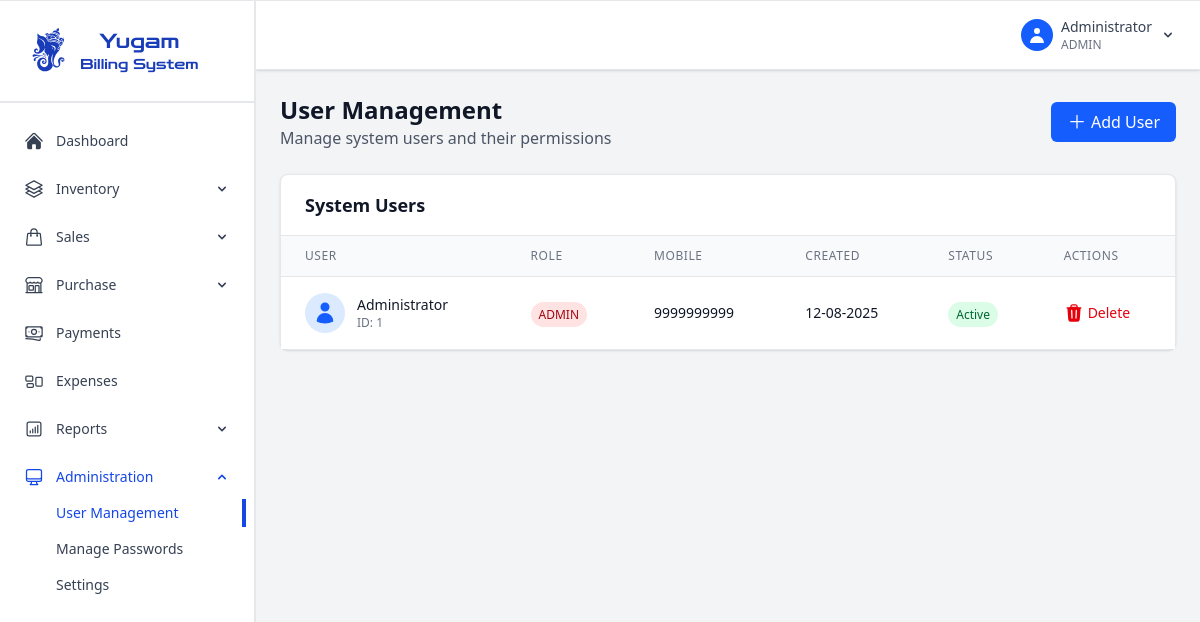
Before: /admin/users (signed in) with the older database file.
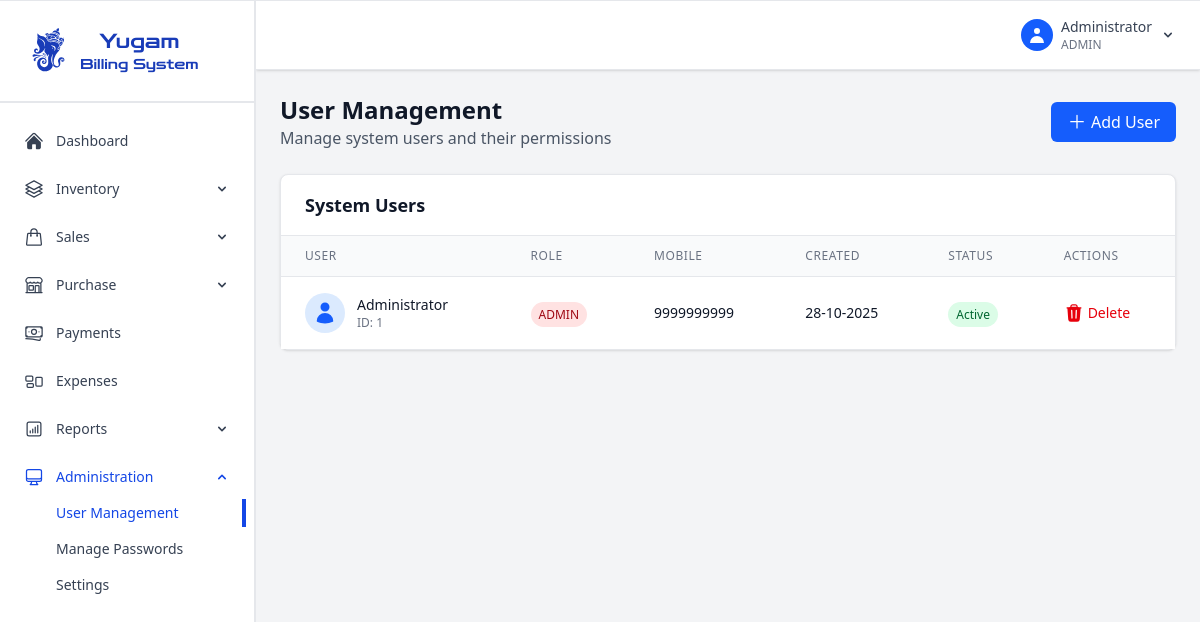
After: the same page with the newer database file.
### app.py (models this page shows, shortened)
class User(UserMixin, db.Model):
    id = db.Column(db.Integer, primary_key=True)
    mobile_number = db.Column(db.String(15), unique=True, nullable=False)
    password_hash = db.Column(db.String(120), nullable=False)
    role = db.Column(db.String(20), nullable=False)  # admin, employee, owner
    name = db.Column(db.String(100), nullable=False)
    created_at = db.Column(db.DateTime, default=datetime.utcnow)

### app.py (the view)
@app.route('/admin/users')
@login_required
def admin_users():
    if current_user.role not in ['admin', 'owner']:
        flash('Access denied. Admin/Owner privileges required.', 'error')
        return redirect(url_for('dashboard'))
    users = User.query.all()
    user_stats = {
        'total_users': len(users),
        'total_admins': len([u for u in users if u.role == 'admin']),
        'total_employees': len([u for u in users if u.role == 'employee']),
        'total_owners': len([u for u in users if u.role == 'owner']),
        'active_users': len([u for u in users if u.is_active])
    }
    return render_template('admin_users.html', users=users, user_stats=user_stats)

### app.py (called while the page is built)
@login_manager.user_loader
def load_user(user_id):
    return User.query.get(int(user_id))

@app.context_processor
def inject_datetime():
    return {'datetime': datetime}

### templates/admin_users.html (shortened to what the changed rows need)
{% extends "base.html" %}
{% block content %}
<div class="space-y-6">
    <div class="flex flex-col sm:flex-row justify-between items-start sm:items-center">
        <div>
            <h1 class="text-2xl font-bold text-gray-900">User Management</h1>
            <p class="text-gray-600">Manage system users and their permissions</p>
        </div>
        <div class="flex space-x-3 mt-4 sm:mt-0">
            <button id="addUserBtn" class="bg-blue-600 hover:bg-blue-700 text-white px-4 py-2 rounded-md transition-colors duration-200 flex justify-center">
                <svg xmlns="http://www.w3.org/2000/svg" viewBox="0 -2 24 24" fill="currentColor" class="size-5 mr-1">
                    <path fill-rule="evenodd" d="M12 3.75a.75.75 0 0 1 .75.75v6.75h6.75a.75.75 0 0 1 0 1.5h-6.75v6.75a.75.75 0 0 1-1.5 0v-6.75H4.5a.75.75 0 0 1 0-1.5h6.75V4.5a.75.75 0 0 1 .75-.75Z" clip-rule="evenodd" />
                  </svg>
                  Add User
            </button>
        </div>
    </div>
    <div class="bg-white rounded-lg shadow-sm border border-gray-200">
        <div class="px-6 py-4 border-b border-gray-200">
            <h3 class="text-lg font-semibold text-gray-900">System Users</h3>
        </div>
        <div class="overflow-x-auto">
            <table class="min-w-full divide-y divide-gray-200">
                <thead class="bg-gray-50">
                    <tr>
                        <th class="px-6 py-3 text-left text-xs font-medium text-gray-500 uppercase tracking-wider">User</th>
                        <th class="px-6 py-3 text-left text-xs font-medium text-gray-500 uppercase tracking-wider">Role</th>
                        <th class="px-6 py-3 text-left text-xs font-medium text-gray-500 uppercase tracking-wider">Mobile</th>
                        <th class="px-6 py-3 text-left text-xs font-medium text-gray-500 uppercase tracking-wider">Created</th>
                        <th class="px-6 py-3 text-left text-xs font-medium text-gray-500 uppercase tracking-wider">Status</th>
                        <th class="px-6 py-3 text-left text-xs font-medium text-gray-500 uppercase tracking-wider">Actions</th>
                    </tr>
                </thead>
                <tbody class="bg-white divide-y divide-gray-200">
                    {% for user in users %}
                    <tr class="hover:bg-gray-50">
                        <td class="px-6 py-4 whitespace-nowrap">
                            <div class="flex items-center">
                                <div class="w-10 h-10 bg-blue-100 rounded-full flex items-center justify-center mr-3">
                                    <div class=" text-blue-600">
                                    </div>
                                </div>
                                <div>
                                    <div class="text-sm font-medium text-gray-900">{{ user.name }}</div>
                                    <div class="text-xs text-gray-500">ID: {{ user.id }}</div>
                                </div>
                            </div>
                        </td>
                        <td class="px-6 py-4 whitespace-nowrap">
                            <span class="px-2 py-1 text-xs font-medium rounded-full {% if user.role=='admin' %}bg-red-100 text-red-800{% elif user.role=='owner' %}bg-purple-100 text-purple-800{% else %}bg-green-100 text-green-800{% endif %}">
                                {{ user.role.upper() }}
                            </span>
                        </td>
                        <td class="px-6 py-4 whitespace-nowrap text-sm text-gray-900">{{ user.mobile_number }}</td>
                        <td class="px-6 py-4 whitespace-nowrap text-sm text-gray-900">{{ user.created_at.strftime('%d-%m-%Y') if user.created_at else '-' }}</td>
                        <td class="px-6 py-4 whitespace-nowrap">
                            <span class="px-2 py-1 text-xs font-medium rounded-full {% if user.is_active %}bg-green-100 text-green-800{% else %}bg-red-100 text-red-800{% endif %}">
                                {% if user.is_active %}Active{% else %}Inactive{% endif %}
                            </span>
                        </td>
                        <td class="px-6 py-4 whitespace-nowrap text-sm font-medium">
                            <div class="flex space-x-2">
                                <form method="POST" action="{{ url_for('delete_user', user_id=user.id) }}" onsubmit="return confirm('Delete this user?')">
                                    <button type="submit" class="text-red-600 hover:text-red-900 flex">
                                          Delete</button>
                                </form>
                            </div>
                        </td>
                    </tr>
                    {% endfor %}
                </tbody>
            </table>
        </div>
    </div>
</div>
{% endblock %}

### templates/base.html (shortened to what the changed rows need)
<!DOCTYPE html>
<html lang="en">
<head>
    <link rel="stylesheet" href="{{url_for('static',filename='css/output.css')}}">
    <script src="https://cdn.jsdelivr.net/npm/@tailwindcss/browser@4"></script>
</head>
<body class="bg-gray-100 not-print:border-t-1 border-gray-200 shadow-sm overflow-hidden">
    {% if current_user.is_authenticated %}
    <div class="flex h-screen">
        <div class="w-64 fixed h-full overflow-y-auto border-r-2 border-gray-200 bg-white text-gray-700 pb-3">
            <div class="p-5 border-b-2 border-gray-200">
                <div class="flex items-center text-blue-800">
                    <div class="flex flex-col">
                        <h1 class="text-xl font-medium zen-dots-regular text-center">Yugam</h1>
                    <p class="text-sm zen-dots-regular">Billing System</p>
                    </div>
                </div>
            </div>
            <nav class="mt-4">
                <ul class="space-y-1">
                    <li class="p-1">
                        <a href="{{ url_for('dashboard') }}" class="flex items-center px-5 py-2 text-sm hover:ring-1 hover:ring-blue-500 hover:rounded-md ">
                            Dashboard
                        </a>
                    </li>
                    <li class="p-1">
                        <div class="group">
                            <button class="flex items-center justify-between w-full px-5 py-2 text-sm hover:ring-1 hover:ring-blue-500 hover:rounded-md ">
                                <div class="flex items-center">
                                    Inventory
                                </div>
                                <svg id="arrow" class="w-4 h-4" fill="currentColor" viewBox="0 0 20 20">
                                    <path fill-rule="evenodd" d="M5.293 7.293a1 1 0 011.414 0L10 10.586l3.293-3.293a1 1 0 111.414 1.414l-4 4a1 1 0 01-1.414 0l-4-4a1 1 0 010-1.414z" clip-rule="evenodd"/>
                                </svg>
                            </button>
                        </div>
                    </li>
                    <li class="p-1">
                        <div class="group">
                            <button class="flex items-center justify-between w-full px-5 py-2 text-sm hover:ring-1 hover:ring-blue-500 hover:rounded-md ">
                                <div class="flex items-center">
                                    Sales
                                </div>
                                <svg id="arrow" class="w-4 h-4" fill="currentColor" viewBox="0 0 20 20">
                                    <path fill-rule="evenodd" d="M5.293 7.293a1 1 0 011.414 0L10 10.586l3.293-3.293a1 1 0 111.414 1.414l-4 4a1 1 0 01-1.414 0l-4-4a1 1 0 010-1.414z" clip-rule="evenodd"/>
                                </svg>
                            </button>
                        </div>
                    </li>
                    <li class="p-1">
                        <div class="group">
                            <button class="flex items-center justify-between w-full px-5 py-2 text-sm hover:ring-1 hover:ring-blue-500 hover:rounded-md ">
                                <div class="flex items-center">
                                    Purchase
                                </div>
                                <svg id="arrow" class="w-4 h-4" fill="currentColor" viewBox="0 0 20 20">
                                    <path fill-rule="evenodd" d="M5.293 7.293a1 1 0 011.414 0L10 10.586l3.293-3.293a1 1 0 111.414 1.414l-4 4a1 1 0 01-1.414 0l-4-4a1 1 0 010-1.414z" clip-rule="evenodd"/>
                                </svg>
                            </button>
                        </div>
                    </li>
                    <li class="p-1">
                        <a href="{{ url_for('payments') }}" class="flex items-center px-5 py-2 text-sm hover:ring-1 hover:ring-blue-500 hover:rounded-md ">
                            Payments
                        </a>
                    </li>
                    <li class="p-1">
                        <a href="{{ url_for('expenses') }}" class="flex items-center px-5 py-2 text-sm hover:ring-1 hover:ring-blue-500 hover:rounded-md ">
                            Expenses
                        </a>
                    </li>
                    {% if current_user.role in ['admin', 'owner'] %}
                    <li class="p-1">
                        <div class="group">
                            <button class="flex items-center justify-between w-full px-5 py-2 text-sm hover:ring-1 hover:ring-blue-500 hover:rounded-md ">
                                <div class="flex items-center">
                                    Reports
                                </div>
                                <svg id="arrow" class="w-4 h-4" fill="currentColor" viewBox="0 0 20 20">
                                    <path fill-rule="evenodd" d="M5.293 7.293a1 1 0 011.414 0L10 10.586l3.293-3.293a1 1 0 111.414 1.414l-4 4a1 1 0 01-1.414 0l-4-4a1 1 0 010-1.414z" clip-rule="evenodd"/>
                                </svg>
                            </button>
                        </div>
                    </li>
                    {% endif %}
                    {% if current_user.role in ['admin', 'owner'] %}
                    <li class="p-1">
                        <div class="group">
                            <button class="flex items-center justify-between w-full px-5 py-2 text-sm hover:ring-1 hover:ring-blue-500 hover:rounded-md {% if request.endpoint in['admin_users','admin_settings','manage_passwords'] %}font-medium text-blue-700{% endif %}">
                                <div class="flex items-center">
                                    Administration
                                </div>
                                <svg id="arrow" class="w-4 h-4" fill="currentColor" viewBox="0 0 20 20">
                                    <path fill-rule="evenodd" d="M5.293 7.293a1 1 0 011.414 0L10 10.586l3.293-3.293a1 1 0 111.414 1.414l-4 4a1 1 0 01-1.414 0l-4-4a1 1 0 010-1.414z" clip-rule="evenodd"/>
                                </svg>
                            </button>
                            <ul class="overflow-hidden hidden">
                                <li class="p-1">
                                    <a href="{{ url_for('admin_users') }}" class="flex items-center px-12 py-1 text-sm hover:ring-1 hover:ring-blue-500 hover:rounded-md {% if request.endpoint == 'admin_users' %}font-medium text-blue-700 border-r-4 border-blue-700{% endif %}">
                                        User Management
                                    </a>
                                </li>
                                <li class="p-1">
                                    <a href="{{ url_for('manage_passwords') }}" class="flex items-center px-12 py-1 text-sm hover:ring-1 hover:ring-blue-500 hover:rounded-md ">
                                        Manage Passwords
                                    </a>
                                </li>
                                {% if current_user.role in ['admin'] %}
                                <li class="p-1">
                                    <a href="{{ url_for('admin_settings') }}" class="flex items-center px-12 py-1 text-sm hover:ring-1 hover:ring-blue-500 hover:rounded-md ">
                                        Settings
                                    </a>
                                </li>
                                {% endif%}
                            </ul>
                        </div>
                    </li>
                    {% endif %}
                </ul>
            </nav>
        </div>
        <div class="flex-1 ml-64 overflow-hidden mb-3">
            <header class="bg-white shadow-sm border-b border-gray-200 px-6 py-4">
                <div class="flex justify-between items-center">
                    <div class="flex items-center space-x-4">
                        <div class="relative group">
                            <button class="flex items-center space-x-2 text-gray-700 hover:text-gray-900 focus:outline-none">
                                <div class="w-8 h-8 bg-blue-600 rounded-full flex items-center justify-center">
                                    <svg class="w-5 h-5 text-white" fill="currentColor" viewBox="0 0 20 20">
                                        <path fill-rule="evenodd" d="M10 9a3 3 0 100-6 3 3 0 000 6zm-7 9a7 7 0 1114 0H3z" clip-rule="evenodd"/>
                                    </svg>
                                </div>
                                <div class="text-left">
                                    <p class="text-sm font-medium">{{ current_user.name }}</p>
                                    <p class="text-xs text-gray-500">{{ current_user.role.upper() }}</p>
                                </div>
                                <svg class="w-4 h-4 transition-transform duration-200" fill="currentColor" viewBox="0 0 20 20" id="arrow">
                                    <path fill-rule="evenodd" d="M5.293 7.293a1 1 0 011.414 0L10 10.586l3.293-3.293a1 1 0 111.414 1.414l-4 4a1 1 0 01-1.414 0l-4-4a1 1 0 010-1.414z" clip-rule="evenodd"/>
                                </svg>
                            </button>
                        </div>
                    </div>
                </div>
            </header>
            <main class="overflow-y-auto h-full" style="padding-bottom: 60px;">
                <div class="p-6">
                    {% block content %}{% endblock %}
                </div>
            </main>
        </div>
    </div>
    {% endif %}
</body>
</html>

Changed rows visible on the page:
changed User "Administrator": created_at "12-08-2025" → "28-10-2025"
